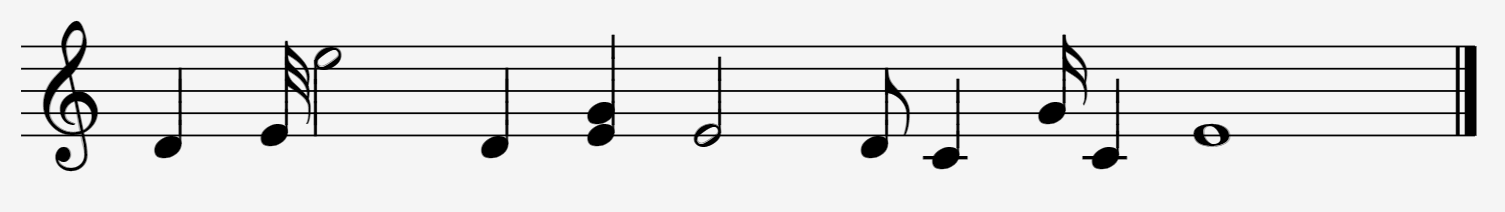
#> input picture CRD-10/Input/01.PNG, 1505 x 212 px
$ python -i main.py   (imports and definitions only)
#> lines starting #> are read from the running program, lines starting #| are printed output that depends on the picture; after the words box and inside, x2 and y2 are one past the last pixel; in counts of white or black regions, pixels touching at a corner belong together
#> further down, picture is the input picture: shape (212, 1505, 3); min 0, max 245, mean 226.2
from PIL import Image
from skimage.morphology import disk
# ask if ok to use it...............................
from scipy.signal import find_peaks
import cv2 as cv
from skimage.filters import median, gaussian
from skimage.filters import threshold_sauvola
from skimage.transform import hough_line, hough_line_peaks, rotate, rescale, resize
from skimage.measure import find_contours
from collections import Counter
from Classifier import *
from commonfunctions import *
from Translate import *
import pickle as pickle
import traceback
import argparse
import sys

###############################################################################################
# takes binarized image(1-0) and return array of images each contain 1 staff
###############################################################################################


# [113 lines left out: function seg_Stuffs, not called in this run]


def seg_Notes(StuffImage):
    # 2-copy the recieved image
    CopiedImage = np.uint8(StuffImage.copy()*255)
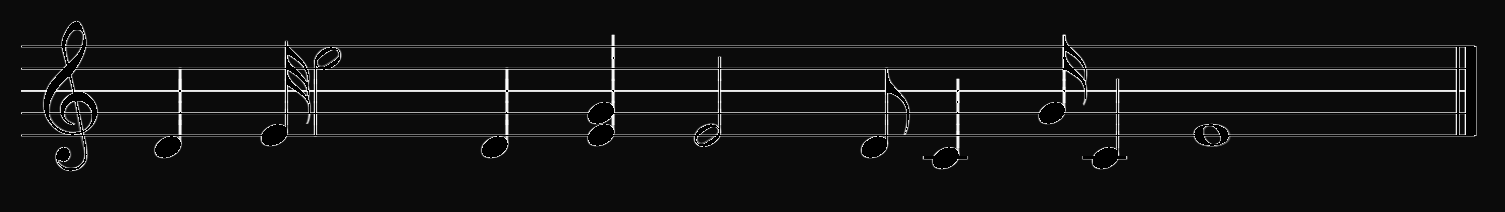
#> CopiedImage: shape (212, 1505, 3); min 0, max 255, mean 18.6
    CopiedImage2 = 255-CopiedImage
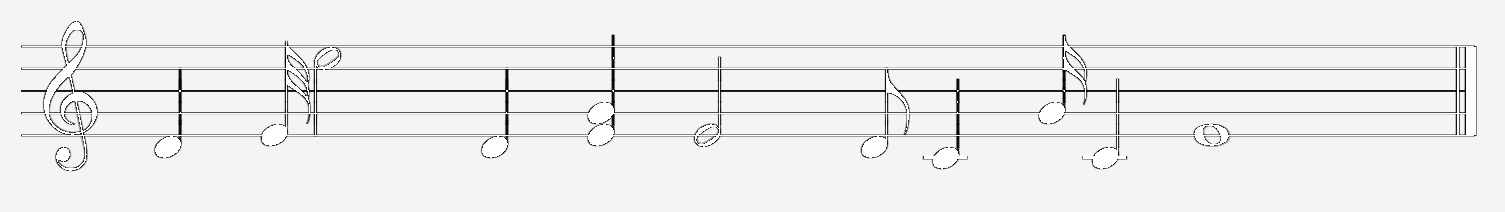
#> CopiedImage2: shape (212, 1505, 3); min 0, max 255, mean 236.4
    # CannyEdge detection:
    # ........................................................................................
    Image = cv.Canny(CopiedImage, 0, 200)
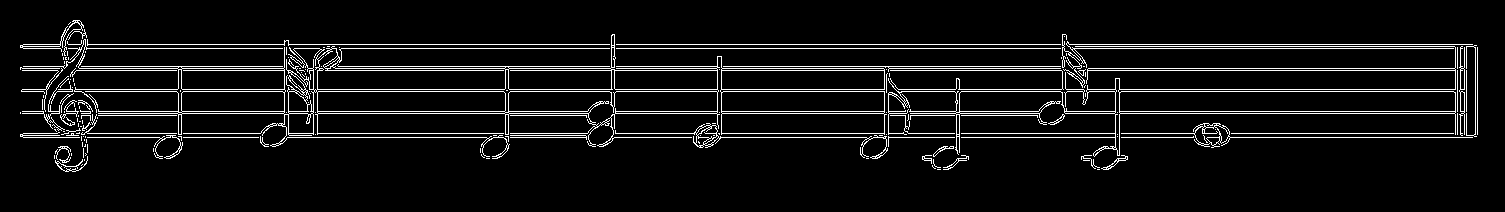
#> Image: shape (212, 1505); 6.6% white in thin lines or dots, all inside (x1, y1, x2, y2) = (20, 20, 1478, 172)
    # Technique 1:
    # segmenting each note alone
    contours, hierarchy = cv.findContours(
        Image, cv.RETR_EXTERNAL, cv.CHAIN_APPROX_NONE)
#> contours = 147 contours, 129 with area under 20; largest, box (x1, y1, x2, y2) and area: (23, 34, 887, 159) 35098, (888, 46, 1456, 157) 9007, (1121, 123, 1473, 148) 588, (615, 123, 888, 159) 463, (1459, 46, 1465, 136) 166
    Objectbounders = [cv.boundingRect(c) for c in contours]
#> Objectbounders = 147 items, first 6: (1097, 169, 3, 1), (937, 169, 4, 1), (932, 165, 4, 4), (81, 164, 2, 2), (1083, 160, 7, 1), (933, 159, 8, 9)
    (sorted_contours, sorted_boundries) = zip(
        *sorted(zip(contours, Objectbounders), key=lambda b: b[1][0]))
#> sorted_contours has the same summary as contours; sorted_boundries = 147 items, first 6: (20, 132, 60, 6), (20, 112, 1, 2), (20, 67, 40, 3), (20, 20, 64, 36), (21, 68, 42, 44), (22, 76, 51, 53)

    Actualsorted_bound = []
    i = 0
    while i < len(sorted_boundries):
        MinX = sorted_boundries[i][0]
        MaxX = sorted_boundries[i][0] + sorted_boundries[i][2]
        MinY = sorted_boundries[i][1]
        MaxY = sorted_boundries[i][1] + sorted_boundries[i][3]
        j = i+1
        while j < len(sorted_boundries)+1:
            # closing must be done at the end of line removing to avoid duplicates.....
            if j < len(sorted_boundries) and sorted_boundries[j][0] <= MaxX:
                MaxX = max(MaxX, sorted_boundries[j][0]+sorted_boundries[j][2])
                MaxY = max(MaxY, sorted_boundries[j][1]+sorted_boundries[j][3])
                MinY = min(MinY, sorted_boundries[j][1])
            else:
                i = j-1
                Actualsorted_bound.append((MinX, MaxX, MaxY, MinY))
                break
            j += 1
        i += 1
#> this loop made 1 pass
#> (MinX, i) on pass 1: (20, 147)
#> after the loop, Actualsorted_bound = [(20, 1478, 172, 20)]
    NotesArray = []
    PosArray = []
    for k in range(len(Actualsorted_bound)):
        if Actualsorted_bound[k][1] - Actualsorted_bound[k][0] > 8:
            tempimage = CopiedImage[Actualsorted_bound[k][3]:Actualsorted_bound[k]
                                    [2], Actualsorted_bound[k][0]:Actualsorted_bound[k][1]]
            if cv.countNonZero(tempimage) / tempimage.size > 0.05:
                NotesArray.append(tempimage)
                PosArray.append(
                    (Actualsorted_bound[k][0], Actualsorted_bound[k][1]))
#> this loop made 1 pass
#> pass 1, in seg_Notes, `tempimage = CopiedImage[Actualsorted_bound[k][3]:Actualsorted_bound[k]..`:
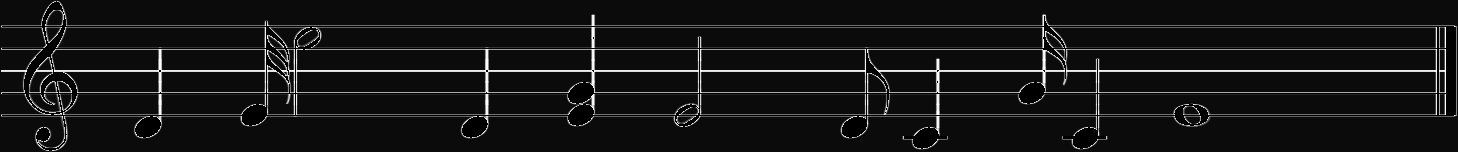
#> tempimage: shape (152, 1458, 3); min 0, max 255, mean 22
#> after the loop, NotesArray = []; PosArray = []
    return NotesArray, PosArray


# [354 lines left out: functions NoiseRemoval, threshold, skew_function, imageCrop, get_ref_lengths, RemoveLines and 8 more, not called in this run]


#############################################################End of functionssss############################################
#
# ##############################################################MAIN####################################################
# outside the loop
# [1 line not run here, left out]

parser = argparse.ArgumentParser()
# [3 lines not run here, left out]
# [1 line that did not run here, left out]
# [1 line that did not run here, left out]

# [105 lines not run here, left out]

>>> import cv2
>>> picture = cv2.cvtColor(cv2.imread('Input/01.PNG'), cv2.COLOR_BGR2RGB)
#> (the run stopped early here; a loop or call above may not have finished)
